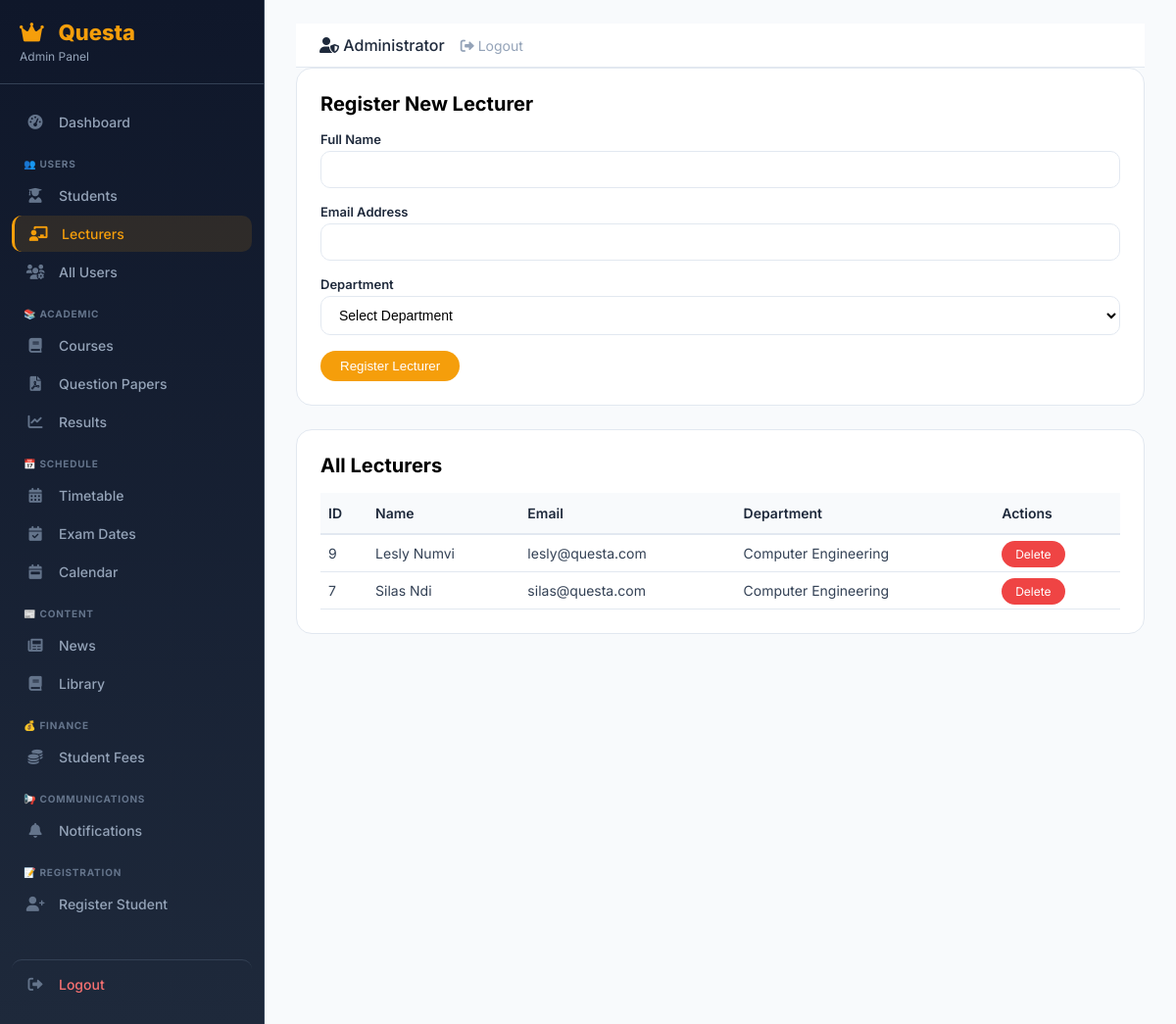
Page /admin/manage-lecturers.php (signed in) on the committed database.
### tables this page shows
CREATE TABLE `users` (
  `id` int(11) NOT NULL,
  `name` varchar(100) NOT NULL,
  `email` varchar(100) NOT NULL,
  `password` varchar(255) NOT NULL,
  `role` enum('admin','lecturer','student') DEFAULT 'student',
  `matricule` varchar(50) DEFAULT NULL,
  `department_id` int(11) DEFAULT NULL,
  `avatar` varchar(255) DEFAULT NULL,
  `created_at` datetime DEFAULT current_timestamp()
);

CREATE TABLE `departments` (
  `id` int(11) NOT NULL,
  `name` varchar(100) NOT NULL,
  `abbreviation` varchar(10) DEFAULT NULL,
  `icon` varchar(50) DEFAULT NULL
);

### admin/manage-lecturers.php (the view, shortened to what this page needs)
<?php
require_once '../includes/config.php';
$lecturers = $pdo->query("
    SELECT u.*, d.name as department_name
    FROM users u
    LEFT JOIN departments d ON u.department_id = d.id
    WHERE u.role = 'lecturer'
    ORDER BY u.id DESC
")->fetchAll();
include 'header.php';
?>
<div class="admin-card">
    <h2>Register New Lecturer</h2>
    <form method="POST">
        <div class="form-group">
            <label>Full Name</label>
            <input type="text" name="name" class="form-input" required>
        </div>
        <div class="form-group">
            <label>Email Address</label>
            <input type="email" name="email" class="form-input" required>
        </div>
        <div class="form-group">
            <label>Department</label>
            <select name="department_id" class="form-select" required>
                <option value="">Select Department</option>
            </select>
        </div>
        <button type="submit" name="register_lecturer" class="btn-primary">Register Lecturer</button>
    </form>
</div>
<div class="admin-card">
    <h2>All Lecturers</h2>
    <table class="admin-table">
        <thead><tr><th>ID</th><th>Name</th><th>Email</th><th>Department</th><th>Actions</th></tr></thead>
        <tbody>
            <?php foreach ($lecturers as $lecturer): ?>
            <tr>
                <td><?php echo $lecturer['id']; ?></td>
                <td><?php echo htmlspecialchars($lecturer['name']); ?></td>
                <td><?php echo htmlspecialchars($lecturer['email']); ?></td>
                <td><?php echo htmlspecialchars($lecturer['department_name']); ?></td>
                <td><a href="?delete=<?php echo $lecturer['id']; ?>" class="btn-danger" onclick="return confirm('Delete this lecturer?')">Delete</a></td>
            </tr>
            <?php endforeach; ?>
        </tbody>
    </table>
</div>
<?php include 'footer.php'; ?>

### admin/header.php (style rules this page uses)
* { margin: 0; padding: 0; box-sizing: border-box; }
body { font-family: 'Inter', sans-serif; background: #f8fafc; min-height: 100vh; }
.admin-card { background: white; border-radius: 16px; padding: 24px; border: 1px solid #e2e8f0; margin-bottom: 24px; overflow-x: auto; }
.admin-card h2 { font-size: 20px; font-weight: 700; margin-bottom: 16px; }
.admin-table { width: 100%; border-collapse: collapse; font-size: 14px; }
.admin-table th { text-align: left; padding: 12px 8px; background: #f8fafc; font-weight: 600; color: #1e293b; border-bottom: 2px solid #e2e8f0; }
.admin-table td { padding: 10px 8px; border-bottom: 1px solid #e2e8f0; color: #334155; }
.btn-primary { background: #f59e0b; color: white; padding: 8px 20px; border: none; border-radius: 30px; font-weight: 500; cursor: pointer; text-decoration: none; display: inline-flex; align-items: center; gap: 8px; }
.btn-danger { background: #ef4444; color: white; padding: 6px 14px; border: none; border-radius: 20px; font-size: 12px; cursor: pointer; text-decoration: none; }
.form-group { margin-bottom: 16px; }
.form-group label { display: block; font-size: 13px; font-weight: 600; color: #1e293b; margin-bottom: 4px; }
.form-input, .form-select { width: 100%; padding: 10px 14px; border: 1px solid #e2e8f0; border-radius: 10px; font-size: 14px; background: white; }

### rows in the picture
users: id "9", name "Lesly Numvi", email "lesly@questa.com", department.name "Computer Engineering"
users: id "7", name "Silas Ndi", email "silas@questa.com", department.name "Computer Engineering"

### other values in the picture
$_SESSION['user_name'] "Administrator"
